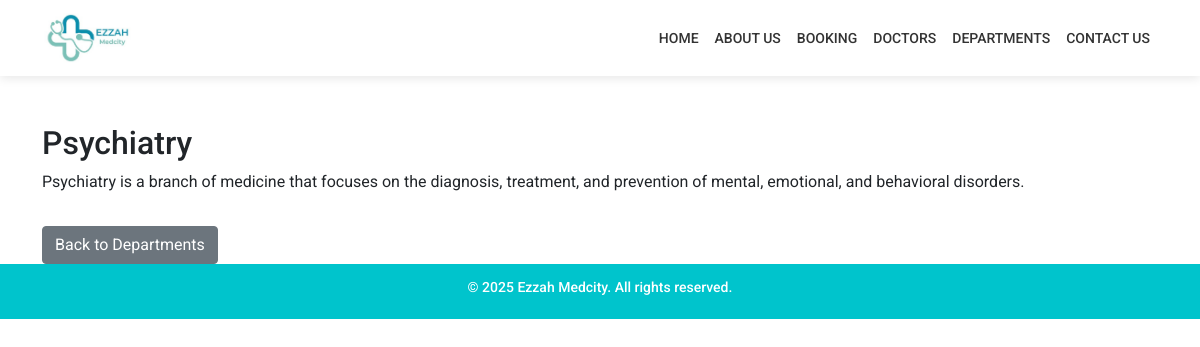
The page /departments/8/ on the database its author committed.
### Home/models.py (models this page shows, shortened)
class Departments(models.Model):
    dep_name = models.CharField(max_length=100)
    dep_description = models.TextField()
    icon = models.ImageField(upload_to='department_icons/', blank=True, null=True)

### Home/views.py (the view)
# urls.py: path('departments/<int:id>/', views.department_detail, name='department_detail'),
def department_detail(request, id):
    department = get_object_or_404(Departments, id=id)
    return render(request, 'department_detail.html', {'department': department})

### Templates/department_detail.html (shortened to what this page needs)
{% extends 'base.html' %}
{% block content %}
<div class="container mt-5">
    <h2>{{ department.dep_name }}</h2>
    <p>{{ department.dep_description }}</p>
    <a href="{% url 'departments' %}" class="btn btn-secondary mt-3">Back to Departments</a>
</div>
{% endblock %}

### Templates/base.html (style rules this page uses)
body { font-family: 'Roboto', sans-serif; margin: 0; padding: 0; }

### rows shown on the page
Departments: dep_name "Psychiatry", dep_description "Psychiatry is a branch of medicine that focuses on the diagnosis, treatment, and prevention of mental, emotional, and behavioral disorders."
